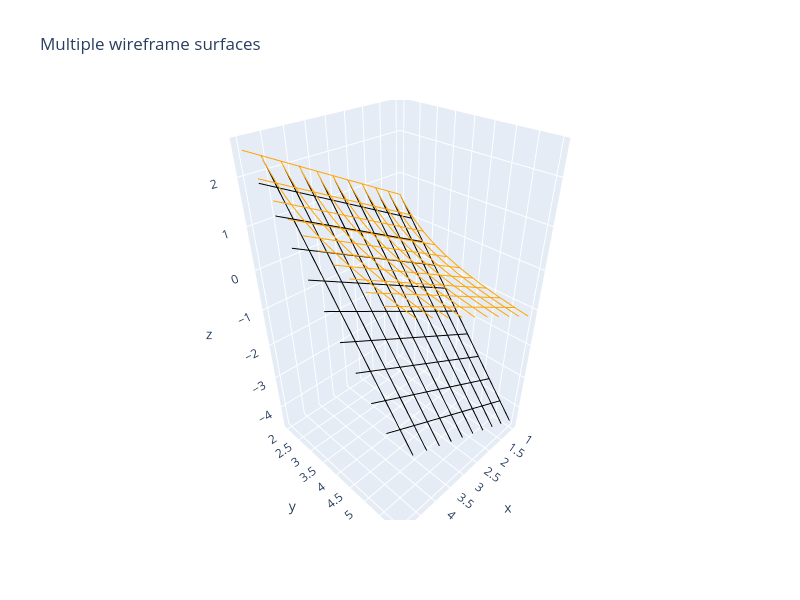

Source (notebook cell):
### Code cell
# convex of v2
#   + 1.00000e+00V0 - 2.00000e+00V2 - 2.50000e+00V1 <= -5.00000e+00
# 0.5*(x-2.5*y+5)<=z
#   + 1.00000e+00V0 - 6.00000e+00V2 - 1.66667e-01V1 <= -1.00000e+00
# 1/6*(x-1.66667e-1*y+1)<=z
# concave of v2
#   + 1.00000e+00V0 - 6.00000e+00V2 - 2.50000e+00V1 >= -1.50000e+01
#   + 1.00000e+00V0 - 2.00000e+00V2 - 1.66667e-01V1 >= -3.33333e-01


#  + 1.00000e+00V2 - 5.00000e-01V0 - 5.00000e+00V3 >= -2.50000e+00
# 0.5*X+5*(1/Y)-2.5
#  + 1.00000e+00V2 - 1.66667e-01V0 - 1.00000e+00V3 >= -1.66667e-01
# 1.66667e-01*X+(1/Y)-1.66667e-01
import numpy as np
import matplotlib.pyplot as plt
import plotly.graph_objects as go
def wireframe_trace(X, Y, Z, color='blue', name='', step=10):
    """Build wireframe lines (along x and y directions) for a surface."""
    lines = []
    # lines along y-direction (constant x rows)
    for i in range(0, X.shape[0], step):
        lines.append(go.Scatter3d(
            x=X[i, :], y=Y[i, :], z=Z[i, :],
            mode='lines', line=dict(color=color, width=2),
            name=name, showlegend=False
        ))
    # lines along x-direction (constant y columns)
    for j in range(0, X.shape[1], step):
        lines.append(go.Scatter3d(
            x=X[:, j], y=Y[:, j], z=Z[:, j],
            mode='lines', line=dict(color=color, width=2),
            name=name, showlegend=False
        ))
    return lines

x = np.linspace(1,5, 100) #v105
y = np.linspace(2,6, 100) #v112 z136 exp()

X, Y = np.meshgrid(x, y)

Z = X / Y
z1=0.5*(X-2.5*Y+5)
z2=1/6*(X-1/6*Y+1)

z3=0.5*X+5*(1/Y)-2.5
z4=1/6*X+(1/Y)-1/6

fig = go.Figure()
for trace in wireframe_trace(X, Y, Z, color='red', name='z', step=10):
    fig.add_trace(trace)
for trace in wireframe_trace(X, Y, z1, color='black', name='z1', step=10):
    fig.add_trace(trace)
for trace in wireframe_trace(X, Y, z2, color='black', name='z2', step=10):
    fig.add_trace(trace)
for trace in wireframe_trace(X, Y, z3, color='orange', name='z3', step=10):
    fig.add_trace(trace)
for trace in wireframe_trace(X, Y, z4, color='orange', name='z4', step=10):
    fig.add_trace(trace)
fig.update_layout(
    title='Multiple wireframe surfaces',
    scene=dict(xaxis_title='x', yaxis_title='y', zaxis_title='z'),
    width=800, height=600
)
fig.show()
